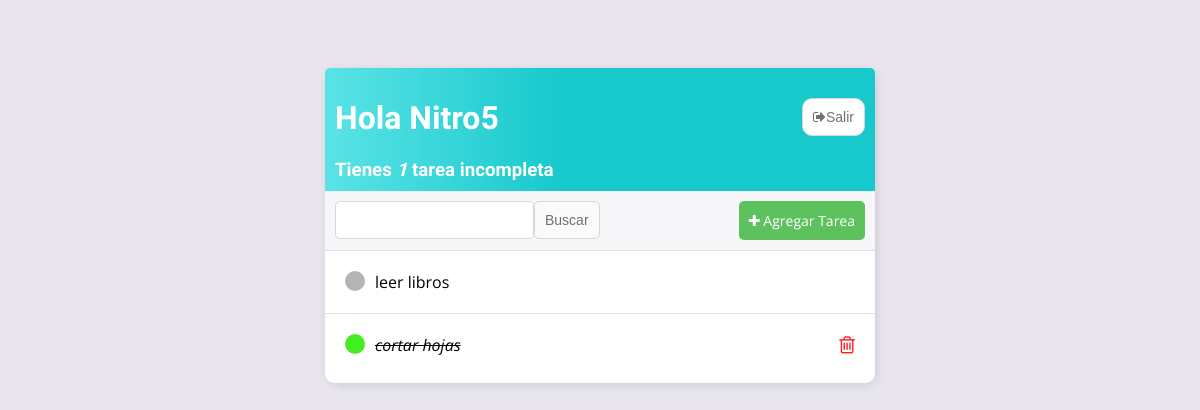
Page / (signed in) on the earlier database version.
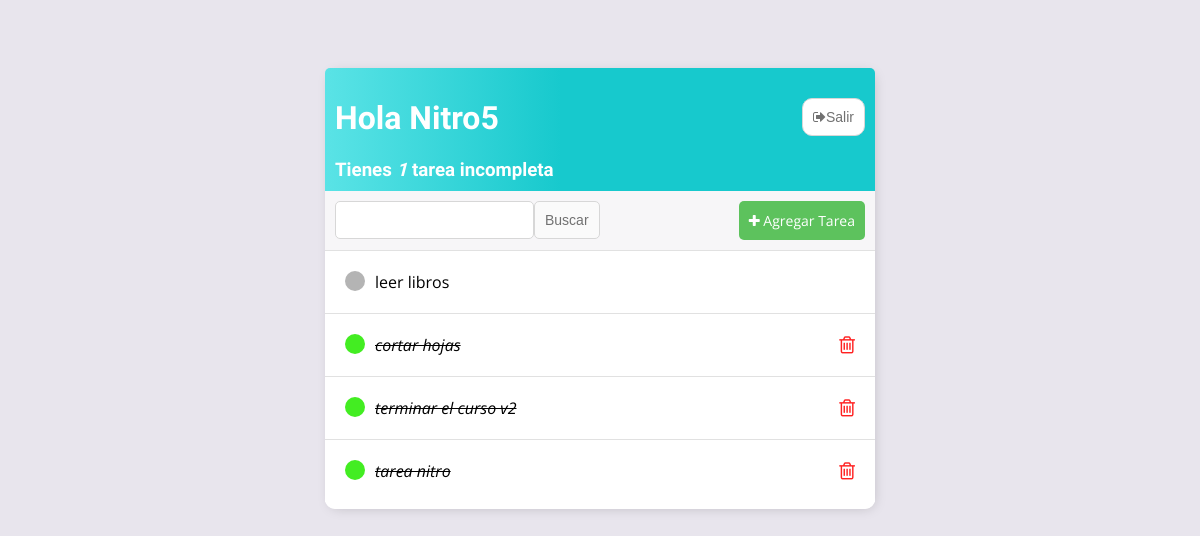
Same page on the later database version.
### base/models.py (models this page shows)
class Tarea(models.Model):
    usuario = models.ForeignKey(User,
                                on_delete=models.CASCADE,
                                null = True,
                                blank = True,)
    titulo = models.CharField(max_length=200)
    descripcion = models.TextField(null = True,
                                blank = True,)
    completo = models.BooleanField(default = False)
    creado = models.DateTimeField(auto_now_add = True)
    def __str__(self):
        return self.titulo
    class Meta:
        ordering = ['completo']

### base/views.py (the view)
# urls.py: urlpatterns = [path('',ListaPendientes.as_view(), name='tareas'),
class ListaPendientes(LoginRequiredMixin,ListView):
    model = Tarea
    context_object_name = 'tareas'
    def get_context_data(self, **kwargs):
        context = super().get_context_data(**kwargs)
        context['tareas'] = context['tareas'].filter(usuario=self.request.user)
        context['count'] = context['tareas'].filter(completo=False).count()
        valor_buscado = self.request.GET.get('area-buscar') or ''
        if valor_buscado:
            context['tareas'] = context['tareas'].filter(titulo__icontains=valor_buscado)
        context['valor_buscado'] = valor_buscado
        return context

### base/templates/base/tarea_list.html (shortened to what this page needs)
{% extends 'base/principal.html' %}
{% block content %}
<div class="barra-superior">
    <div>
        <h1>Hola {{ request.user|title }}</h1>
        <h3 style="margin:0">Tienes <i>{{ count }}</i> tarea{{ count|pluralize }} incompleta{{ count|pluralize }}</h3>
    </div>
    {% if request.user.is_authenticated %}
        <form method="post" action="{%url 'logout' %}" style="margin-top: 20px;">
            <button type="submit"><i class="fa fa-sign-out" aria-hidden="true"></i>Salir </button>
        </form>
    {% else %}
        <a href="{% url 'login' %}">Ingresar</a>
    {% endif %}
</div>
<div class="envoltorio-agregar-buscar">
    <form method="GET">
        <input type="text" name="area-buscar" value="{{ valor_buscado }}" aria-label="Buscar">
        <input class="button" type="submit" value="Buscar">
    </form>
    <a id="enlace-agregar" href="{% url 'crear-tarea' %}"><i class="fa fa-plus" aria-hidden="true"></i> Agregar Tarea</a>
</div>
<div class="envoltorio-items-tarea">
    {%  for tarea in tareas %}
        <div class="envoltorio-tarea">
            {% if tarea.completo %}
                <div class="titulo-tarea">
                    <div class="icono-tarea-completa"></div>
                        <i><s><a href="{% url 'editar-tarea' tarea.id %}">{{ tarea }}</a></s></i>
                </div>
                <a class="enlace-eliminar" href="{% url 'eliminar-tarea' tarea.id %}"><i class="fa fa-trash-o" aria-hidden="true" style="font-size:20px"></i></a>
            {% else %}
                <div class="titulo-tarea">
                    <div class="icono-tarea-incompleta"></div>
                    <a href="{% url 'editar-tarea' tarea.id %}">{{ tarea }}</a>
                </div>
            {% endif %}
        </div>
    {% empty %}
        <h3>No hay elementos en la lista</h3>
    {% endfor %}
</div>
{% endblock content %}

### base/templates/base/principal.html (shortened to what this page needs)
<!DOCTYPE html>
<html lang="es">
<head>
    <link rel="stylesheet" href="https://cdnjs.cloudflare.com/ajax/libs/font-awesome/4.7.0/css/font-awesome.min.css">
</head>
<body>
    <div class="container">
        {% block content %}
        {% endblock content %}
    </div>
</body>
</html>

Differences in the rows shown:
added Tarea: titulo "terminar el curso v2"
added Tarea: titulo "tarea nitro"
